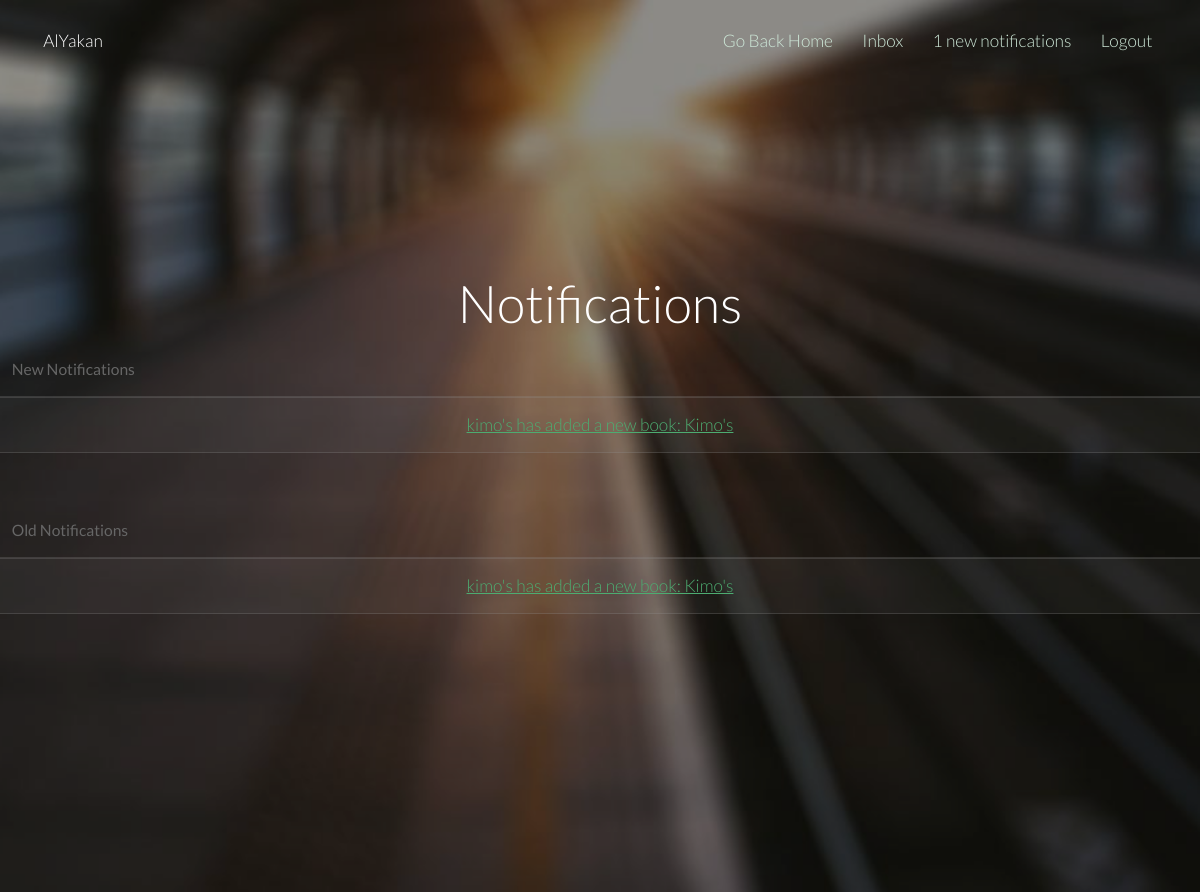
The app's page /main/notification-list/ (signed in), older data.
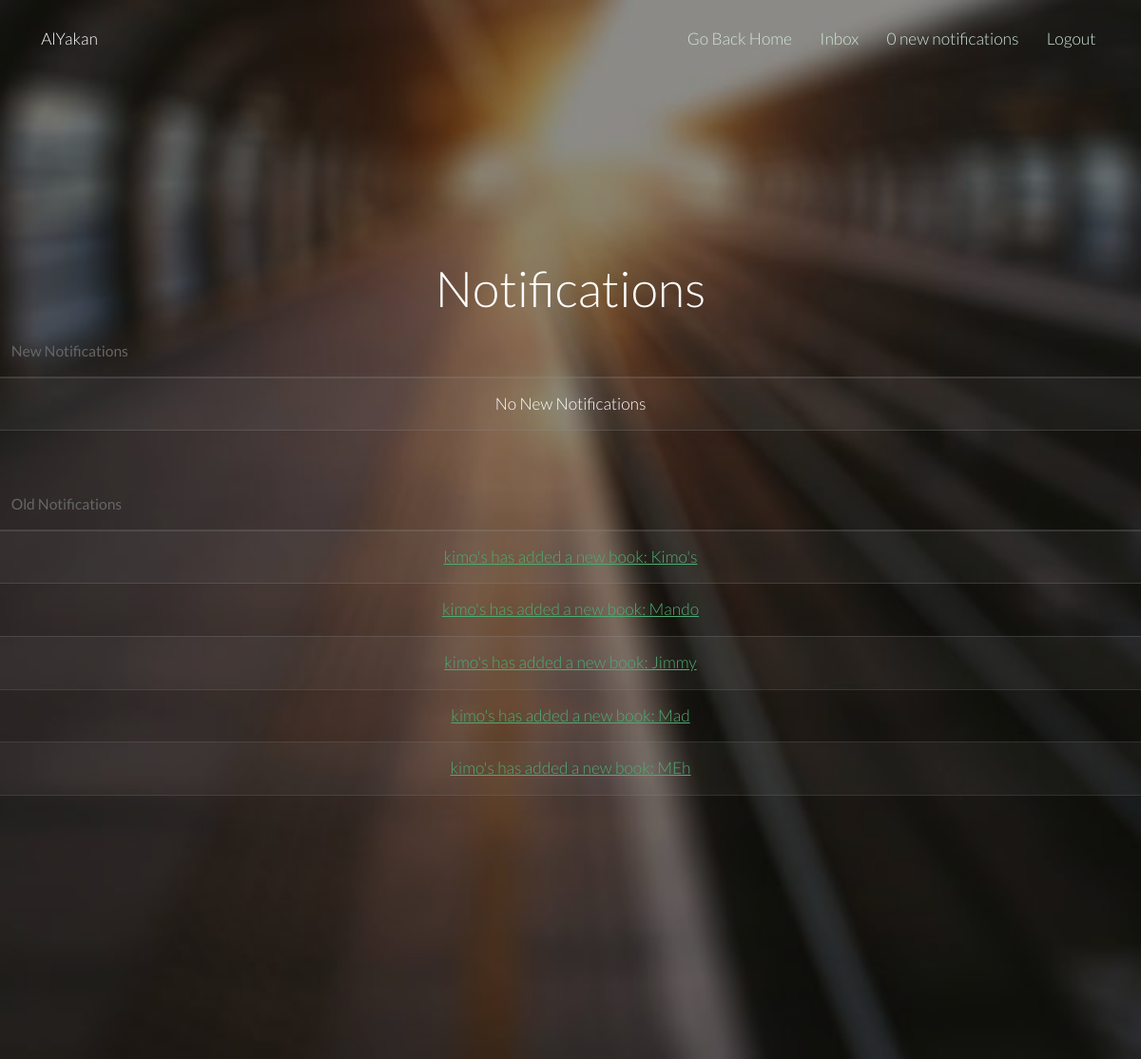
The same page, newer data.
### main/models.py (models this page shows)
class NotificationCenter(models.Model):
    read = models.IntegerField(default=0)
    receiver = models.ForeignKey(User)
    notification = models.ForeignKey(Notification)

class Notification(models.Model):
    verb = models.TextField()
    actor = models.ForeignKey(User)
    library = models.ForeignKey(Library)
    book = models.ForeignKey(Book)

### main/views.py (the view)
class NotificationListView(LoginRequiredMixin, ListView):
    model = NotificationCenter
    template_name = "main/notification_list.html"
    def get_context_data(self, **kwargs):
        context = super(NotificationListView, self).get_context_data(**kwargs)
        if self.request.user.is_authenticated():
            current_user_id = self.request.user
            try:
                var = NotificationCenter.objects.all()
                context['read_notifications'] = var.filter(
                    receiver_id=current_user_id, read=1)
                object_list = NotificationCenter.objects.filter(
                    receiver_id=current_user_id,
                    read=0)
                context['object_list'] = object_list
                if object_list:
                    for obj in object_list:
                        obj.read = 1
                        obj.save()
                    context['count'] = object_list.count()
                else:
                    context['count'] = 0
            except:
                pass
            return context

### templates/main/notification_list.html (shortened to what this page needs)
<!DOCTYPE html>
{% load staticfiles %}
<html>
	<head>
		<link rel="stylesheet" href="{% static "css/skel.css" %}" />
		<link rel="stylesheet" href="{% static "css/style.css" %}" />
		<link rel="stylesheet" href="{% static "css/style-xlarge.css" %}" />
	</head>
	<body class="landing">
		<header id="header">
			{% if user.is_authenticated %}
				<h1>{{user.username}}</h1>
			{% endif %}
			<nav id="nav">
				{% if user.is_authenticated %}
				<ul>
					<li><a href="/main/">Go Back Home</a></li>
					<li><a href="/messages/inbox/">Inbox</a></li>
					<li><a href="{% url "notification-list" %}">{{ count }} new notifications</a></li>
					<li><a href="{% url "logout" %}">Logout</a></li>
				</ul>
				{% else %}
				<ul>
					<li><a href="/main/register/">Register Here</a></li>
					<li><a href="{% url "login" %}">Login</a></li>
				</ul>
				{% endif %}
			</nav>
		</header>
		<section id="banner" class="wrapper">
			<div class="container">
				<section>
					<h2>Notifications</h2>
					<div class="table-wrapper">
							<table>
								<thead>
									<tr>
										<th>New Notifications</th>
									</tr>
								</thead>
								<tbody>
									{% if object_list %}
										{% for notification in object_list %}
											<tr>
												<td><a href="{% url "book-detail" notification.notification.book.library.slug notification.notification.book.slug %}">{{ notification.notification.verb }}</a></td>
											</tr>
										{% endfor %}
									{% else %}
										<tr>
											<td>No New Notifications</td>
										</tr>
									{% endif %}
								</tbody>
							</table>
							<br>
							<table>
								<thead>
									<tr>
										<th>Old Notifications</th>
									</tr>
								</thead>
								<tbody>
									{% if read_notifications %}
										{% for notification in read_notifications %}
											<tr>
												<td><a href="{% url "book-detail" notification.notification.book.library.slug notification.notification.book.slug %}">{{ notification.notification.verb }}</a></td>
											</tr>
										{% endfor %}
									{% else %}
										<tr>
											<td>No Old Notifications</td>
										</tr>
									{% endif %}
								</tbody>
							</table>
					</div>
				</section>
			</div>
		</section>
	</body>
</html>

Row changes from the older to the newer data that the page shows:
no longer on one of the page's lists (row edited): NotificationCenter: notification.verb "kimo's has added a new book: Kimo's"
added NotificationCenter: notification.verb "kimo's has added a new book: Mando", shown under "Notifications"
added NotificationCenter: notification.verb "kimo's has added a new book: Jimmy", shown under "Notifications"
added NotificationCenter: notification.verb "kimo's has added a new book: Mad", shown under "Notifications"
added NotificationCenter: notification.verb "kimo's has added a new book: MEh", shown under "Notifications"
Text that changed along with them:
{{ count }}: "1" → "0"
text now shown: "No New Notifications"
